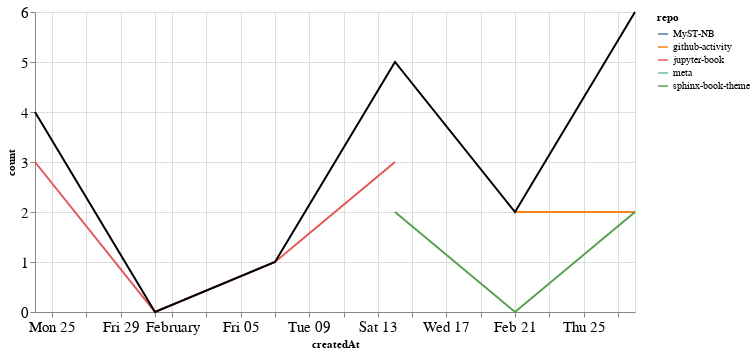

The notebook cell saved with this chart:
### Markdown cell above
### PRs

### Code cell
prs_time = prs.groupby('repo').resample('W', on='createdAt').count()['author'].reset_index()
prs_time = prs_time.rename(columns={'author': 'count'})
prs_time_total = prs_time.groupby('createdAt').agg({"count": "sum"}).reset_index()

ch1 = alt.Chart(prs_time, width=600).mark_line().encode(
    x='createdAt',
    y='count',
    color='repo',
    tooltip="repo"
)

ch2 = alt.Chart(prs_time_total, width=600).mark_line(color="black").encode(
    x='createdAt',
    y='count',
)

ch1 + ch2

### Figure 1 — Vega-Lite specification as saved in the notebook (floating-point values rounded to 4 significant figures)
{"config": {"axisLeft": {"labelFontSize": 15}, "axisBottom": {"labelFontSize": 15}}, "layer": [{"data": {"name": "data-6915ab5ddb4d9f031b27717e010135f9"}, "mark": "line", "encoding": {"color": {"type": "nominal", "field": "repo"}, "tooltip": {"type": "nominal", "field": "repo"}, "x": {"type": "temporal", "field": "createdAt"}, "y": {"type": "quantitative", "field": "count"}}, "width": 600}, {"data": {"name": "data-42a40d250ac8df1aaff7149beaf1ac44"}, "mark": {"type": "line", "color": "black"}, "encoding": {"x": {"type": "temporal", "field": "createdAt"}, "y": {"type": "quantitative", "field": "count"}}, "width": 600}], "$schema": "https://vega.github.io/schema/vega-lite/v4.8.1.json", "datasets": {"data-6915ab5ddb4d9f031b27717e010135f9": [{"repo": "MyST-NB", "createdAt": "2021-02-28T00:00:00", "count": 2}, {"repo": "github-activity", "createdAt": "2021-02-21T00:00:00", "count": 2}, {"repo": "github-activity", "createdAt": "2021-02-28T00:00:00", "count": 2}, {"repo": "jupyter-book", "createdAt": "2021-01-24T00:00:00", "count": 3}, {"repo": "jupyter-book", "createdAt": "2021-01-31T00:00:00", "count": 0}, {"repo": "jupyter-book", "createdAt": "2021-02-07T00:00:00", "count": 1}, {"repo": "jupyter-book", "createdAt": "2021-02-14T00:00:00", "count": 3}, {"repo": "meta", "createdAt": "2021-01-24T00:00:00", "count": 1}, {"repo": "sphinx-book-theme", "createdAt": "2021-02-14T00:00:00", "count": 2}, {"repo": "sphinx-book-theme", "createdAt": "2021-02-21T00:00:00", "count": 0}, {"repo": "sphinx-book-theme", "createdAt": "2021-02-28T00:00:00", "count": 2}], "data-42a40d250ac8df1aaff7149beaf1ac44": [{"createdAt": "2021-01-24T00:00:00", "count": 4}, {"createdAt": "2021-01-31T00:00:00", "count": 0}, {"createdAt": "2021-02-07T00:00:00", "count": 1}, {"createdAt": "2021-02-14T00:00:00", "count": 5}, {"createdAt": "2021-02-21T00:00:00", "count": 2}, {"createdAt": "2021-02-28T00:00:00", "count": 6}]}}
